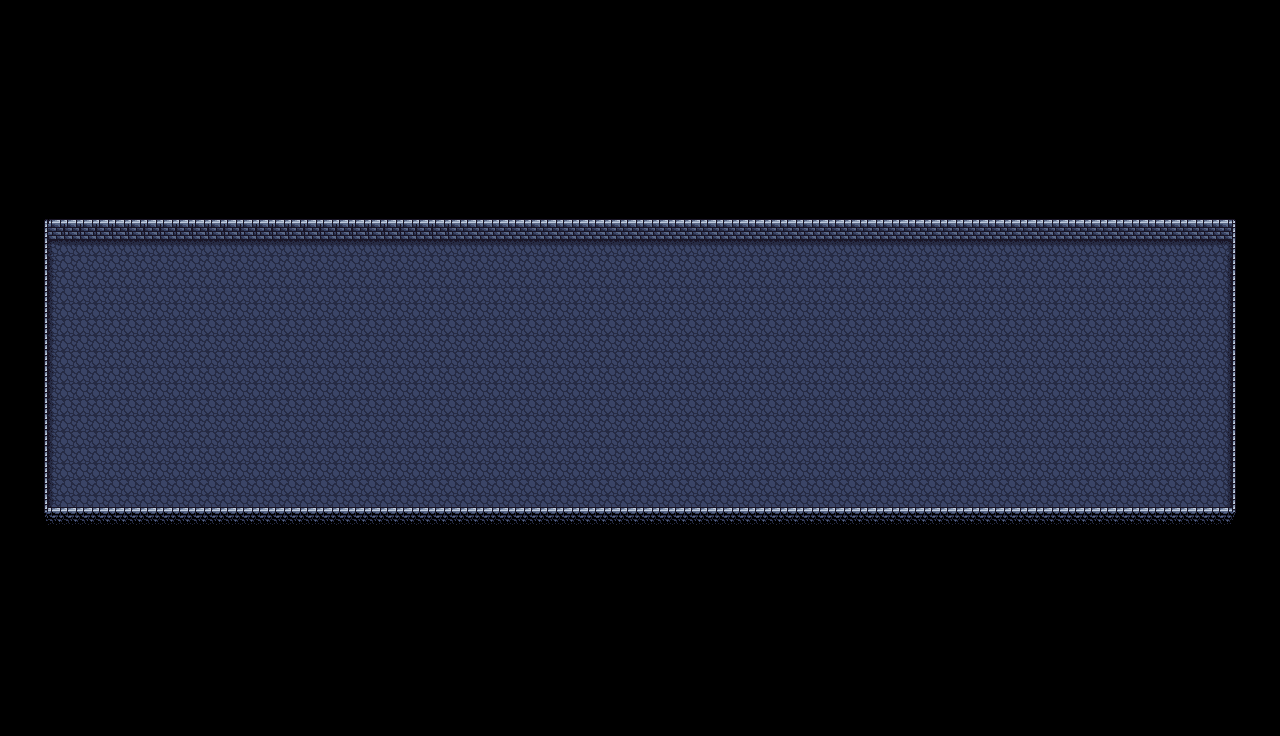

Tiled map render using the project's own tile images. Description and the map definition, with tile-layer contents summarised, below:
An orthogonal 80x46 tile map with 16x16 px tiles, 3 tile layers (Ground, Walls, Walls No Collide).

<map version="1.0" orientation="orthogonal" renderorder="right-down" width="80" height="46" tilewidth="16" tileheight="16" nextobjectid="1">
 <tileset firstgid="1" name="Dungeon Tile Set" tilewidth="16" tileheight="16" tilecount="256" columns="16">
  <image source="Dungeon Tile Set.png" width="256" height="256" />
 </tileset>
 <layer name="Ground" width="80" height="46">
  <data>[3680 cells, 1258 non-empty, 6 distinct tile ids]</data>
 </layer>
 <layer name="Walls" width="80" height="46">
  <data>[3680 cells, 403 non-empty, 15 distinct tile ids]</data>
 </layer>
 <layer name="Walls No Collide" width="80" height="46">
  <data>[3680 cells, 336 non-empty, 14 distinct tile ids]</data>
 </layer>
</map>
